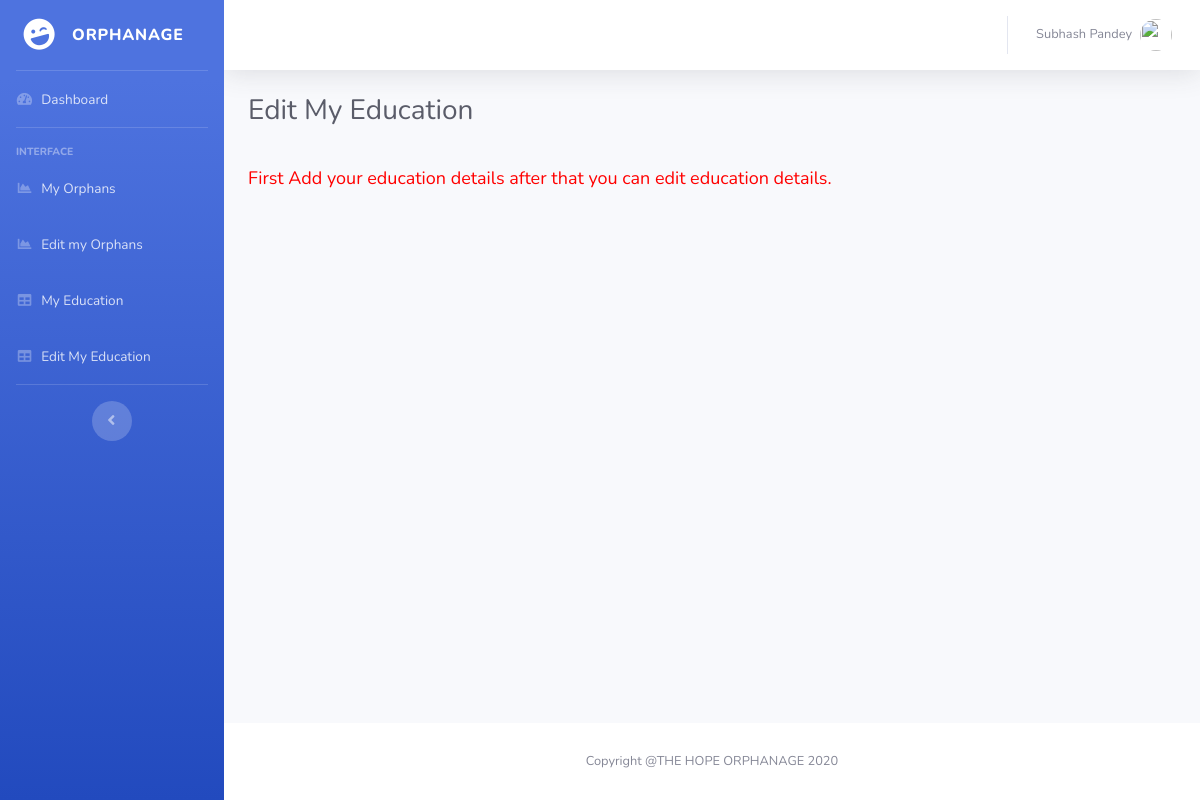
Page /Orphanage-Record-Management-System-Project/erms/editmyeducation.php (signed in) on the earlier database version.
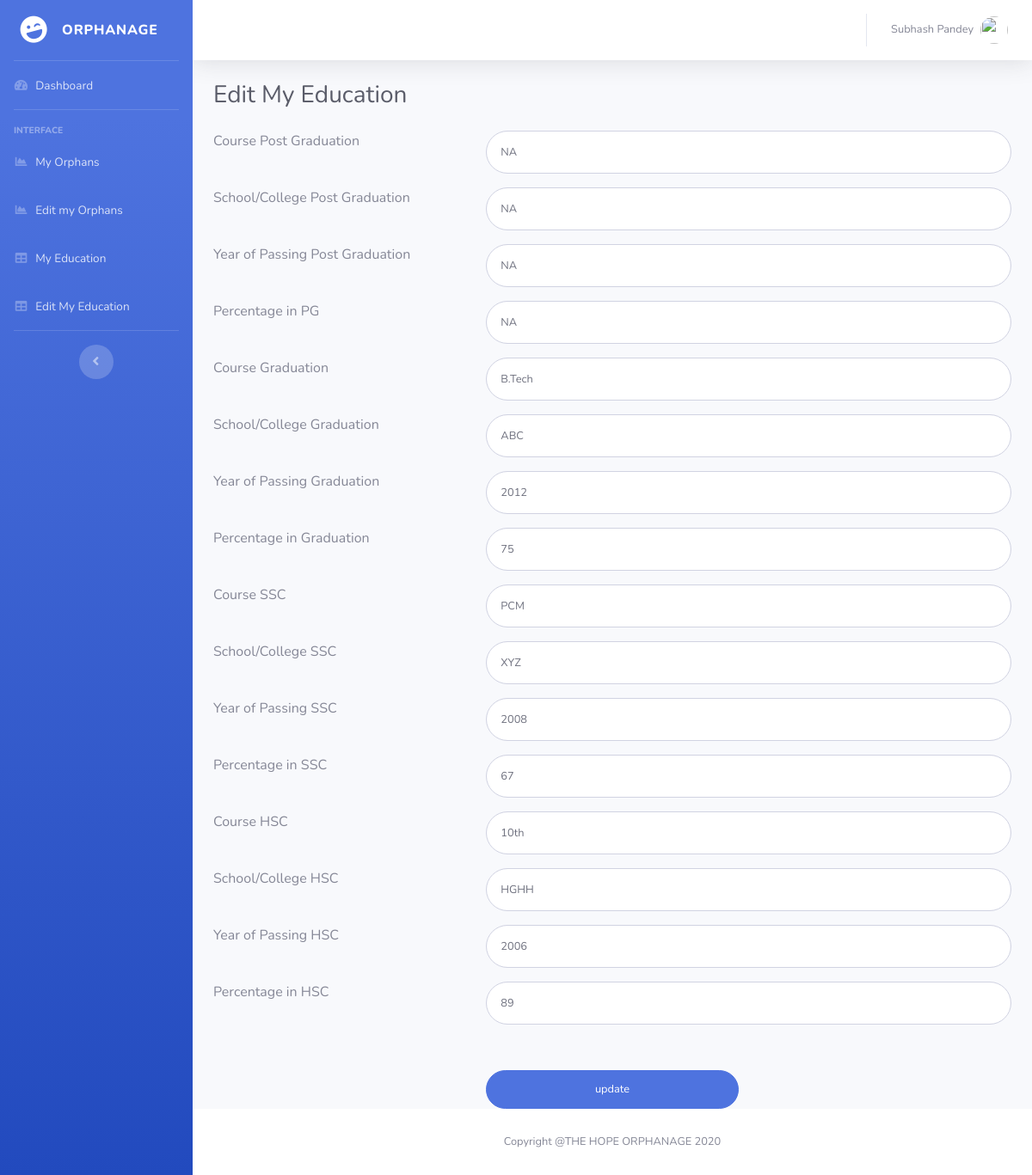
Same page on the later database version.
### tables this page shows
CREATE TABLE `empeducation` (
  `Id` int(11) NOT NULL,
  `EmpID` int(10) DEFAULT NULL,
  `CoursePG` varchar(45) DEFAULT NULL,
  `SchoolCollegePG` varchar(45) DEFAULT NULL,
  `YearPassingPG` varchar(45) DEFAULT NULL,
  `PercentagePG` varchar(4) DEFAULT NULL,
  `CourseGra` varchar(45) DEFAULT NULL,
  `SchoolCollegeGra` varchar(45) DEFAULT NULL,
  `YearPassingGra` varchar(45) DEFAULT NULL,
  `PercentageGra` varchar(4) DEFAULT NULL,
  `CourseSSC` varchar(45) DEFAULT NULL,
  `SchoolCollegeSSC` varchar(45) DEFAULT NULL,
  `YearPassingSSC` varchar(45) DEFAULT NULL,
  `PercentageSSC` varchar(4) DEFAULT NULL,
  `CourseHSC` varchar(45) DEFAULT NULL,
  `SchoolCollegeHSC` varchar(45) DEFAULT NULL,
  `YearPassingHSC` varchar(45) DEFAULT NULL,
  `PercentageHSC` varchar(4) DEFAULT NULL
);

### Orphanage-Record-Management-System-Project/erms/editmyeducation.php (the view, shortened to what the changed rows need)
<?php
include('includes/dbconnection.php');
if (strlen($_SESSION['uid']==0)) {
  header('location:logout.php');
  } else{
  ?>
<!DOCTYPE html>
<html lang="en">
<head>
  <link href="vendor/fontawesome-free/css/all.min.css" rel="stylesheet" type="text/css">
  <link href="css/sb-admin-2.min.css" rel="stylesheet">
</head>
<body id="page-top">
  <div id="wrapper">
    <div id="content-wrapper" class="d-flex flex-column">
      <div id="content">
        <div class="container-fluid">
          <h1 class="h3 mb-4 text-gray-800">Edit My Education</h1>
<form class="user" method="post" action="">
   <?php
 $cid=$_SESSION['uid'];
$ret=mysqli_query($con,"select * from empeducation where EmpID='$cid'");
$num=mysqli_num_rows($ret);
if($num>0){
while ($row=mysqli_fetch_array($ret)) {
?>
               <div class="row">
                <div class="col-4 mb-3">Course Post Graduation</div>
                   <div class="col-8 mb-3">   <input type="text" class="form-control form-control-user" id="coursepg" name="coursepg" aria-describedby="emailHelp" value="<?php  echo $row['CoursePG'];?>"></div>
                    </div>
                    <div class="row">
                      <div class="col-4 mb-3">School/College Post Graduation </div>
                     <div class="col-8 mb-3">  <input type="text" class="form-control form-control-user" id="schoolclgpg" name="schoolclgpg" aria-describedby="emailHelp" value="<?php  echo $row['SchoolCollegePG'];?>"></div>
                     </div>
                    <div class="row">
                    <div class="col-4 mb-3">Year of Passing Post Graduation </div>
                    <div class="col-8 mb-3">
                      <input type="text" class="form-control form-control-user" id="yoppg" name="yoppg" aria-describedby="emailHelp" value="<?php  echo $row['YearPassingPG'];?>"></div>
                    </div>
                    <div class="row">
                      <div class="col-4 mb-3">Percentage in PG</div>
                     <div class="col-8 mb-3">
                      <input type="text" class="form-control form-control-user" id="pipg" name="pipg" aria-describedby="emailHelp" value="<?php  echo $row['PercentagePG'];?>">
                    </div></div>
                    <div class="row">
                <div class="col-4 mb-3">Course Graduation</div>
                   <div class="col-8 mb-3">   <input type="text" class="form-control form-control-user" id="coursegra" name="coursegra" aria-describedby="emailHelp" required="true" value="<?php  echo $row['CourseGra'];?>"></div>
                    </div>
                    <div class="row">
                      <div class="col-4 mb-3">School/College Graduation </div>
                     <div class="col-8 mb-3">  <input type="text" class="form-control form-control-user" id="schoolclggra" name="schoolclggra" aria-describedby="emailHelp" required="true" value="<?php  echo $row['SchoolCollegeGra'];?>"></div>
                     </div>
                    <div class="row">
                    <div class="col-4 mb-3">Year of Passing Graduation </div>
                    <div class="col-8 mb-3">
                      <input type="text" class="form-control form-control-user" id="yopgra" name="yopgra" aria-describedby="emailHelp" required="true" value="<?php  echo $row['YearPassingGra'];?>"></div>
                    </div>
                    <div class="row">
                      <div class="col-4 mb-3">Percentage in Graduation</div>
                     <div class="col-8 mb-3">
                      <input type="text" class="form-control form-control-user" id="pigra" name="pigra" aria-describedby="emailHelp" required="true" value="<?php  echo $row['PercentageGra'];?>">
                    </div></div>
                    <div class="row">
                <div class="col-4 mb-3">Course SSC</div>
                   <div class="col-8 mb-3">   <input type="text" class="form-control form-control-user" id="coursessc" name="coursessc" aria-describedby="emailHelp" required="true" value="<?php  echo $row['CourseSSC'];?>"></div>
                    </div>
                    <div class="row">
                      <div class="col-4 mb-3">School/College SSC </div>
                     <div class="col-8 mb-3">  <input type="text" class="form-control form-control-user" id="schoolclgssc" name="schoolclgssc" aria-describedby="emailHelp" required="true" value="<?php  echo $row['SchoolCollegeSSC'];?>"></div>
                     </div>
                    <div class="row">
                    <div class="col-4 mb-3">Year of Passing SSC </div>
                    <div class="col-8 mb-3">
                      <input type="text" class="form-control form-control-user" id="yopssc" name="yopssc" aria-describedby="emailHelp" required="true" value="<?php  echo $row['YearPassingSSC'];?>"></div>
                    </div>
                    <div class="row">
                      <div class="col-4 mb-3">Percentage in SSC</div>
                     <div class="col-8 mb-3">
                      <input type="text" class="form-control form-control-user" id="pissc" name="pissc" aria-describedby="emailHelp" required="true" value="<?php  echo $row['PercentageSSC'];?>">
                    </div></div>
                    <div class="row">
                <div class="col-4 mb-3">Course HSC</div>
                   <div class="col-8 mb-3">   <input type="text" class="form-control form-control-user" id="coursehsc" name="coursehsc" aria-describedby="emailHelp" required="true" value="<?php  echo $row['CourseHSC'];?>"></div>
                    </div>
                    <div class="row">
                      <div class="col-4 mb-3">School/College HSC </div>
                     <div class="col-8 mb-3">  <input type="text" class="form-control form-control-user" id="schoolclghsc" name="schoolclghsc" aria-describedby="emailHelp" required="true" value="<?php  echo $row['SchoolCollegeHSC'];?>"></div>
                     </div>
                    <div class="row">
                    <div class="col-4 mb-3">Year of Passing HSC </div>
                    <div class="col-8 mb-3">
                      <input type="text" class="form-control form-control-user" id="yophsc" name="yophsc" aria-describedby="emailHelp" required="true" value="<?php  echo $row['YearPassingHSC'];?>"></div>
                    </div>
                    <div class="row">
                      <div class="col-4 mb-3">Percentage in HSC</div>
                     <div class="col-8 mb-3">
                      <input type="text" class="form-control form-control-user" id="pihsc" name="pihsc" aria-describedby="emailHelp" required="true" value="<?php  echo $row['PercentageHSC'];?>">
                    </div></div>
                    <?php } ?>
                    <div class="row" style="margin-top:4%">
                      <div class="col-4"></div>
                      <div class="col-4">
                      <input type="submit" name="submit"  value="update" class="btn btn-primary btn-user btn-block">
                    </div>
                    </div>
                  </form>
<?php } else {?>
  <div class="row" style="margin-top:4%">
                      <div class="col-12" style="font-size:18px; color:red;">First Add your education details after that you can edit education details.</div>
                    </div>
<?php } ?>
        </div>
      </div>
    </div>
  </div>
</body>
</html>
<?php }  ?>

Differences in the rows shown:
added empeducation: coursepg "NA", schoolclgpg "NA", yoppg "NA", pipg "NA", coursegra "B.Tech", schoolclggra "ABC", yopgra "2012", pigra "75", coursessc "PCM", schoolclgssc "XYZ", yopssc "2008", pissc "67", coursehsc "10th", schoolclghsc "HGHH", yophsc "2006", pihsc "89"
Other differences:
form field submit: (not shown) → "update"
text no longer shown: "First Add your education details after that you can edit education details."
